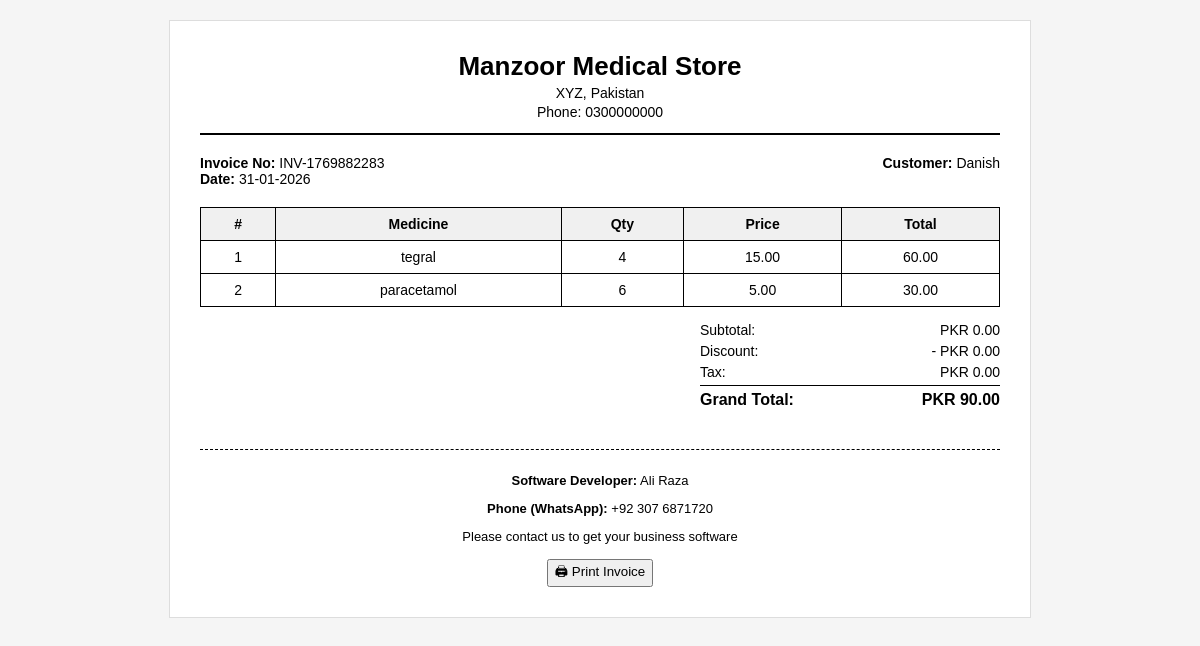
The page /mutual/invoice.php?id=5 on the database its author committed.
### tables this page shows
CREATE TABLE `sales` (
  `id` int(11) NOT NULL AUTO_INCREMENT,
  `invoice_no` varchar(50) NOT NULL,
  `customer_id` int(11) NOT NULL,
  `subtotal` decimal(10,2) DEFAULT 0.00,
  `discount` decimal(10,2) DEFAULT 0.00,
  `tax` decimal(10,2) DEFAULT 0.00,
  `total` decimal(10,2) NOT NULL,
  `sale_date` timestamp NOT NULL DEFAULT current_timestamp(),
  PRIMARY KEY (`id`),
  KEY `fk_sales_customer` (`customer_id`),
  CONSTRAINT `fk_sales_customer` FOREIGN KEY (`customer_id`) REFERENCES `customers` (`id`) ON UPDATE CASCADE
);

CREATE TABLE `customers` (
  `id` int(11) NOT NULL AUTO_INCREMENT,
  `name` varchar(100) NOT NULL,
  `phone` varchar(20) DEFAULT NULL,
  `email` varchar(100) DEFAULT NULL,
  `address` text DEFAULT NULL,
  `created_at` timestamp NOT NULL DEFAULT current_timestamp(),
  PRIMARY KEY (`id`)
);

CREATE TABLE `sale_items` (
  `id` int(11) NOT NULL AUTO_INCREMENT,
  `sale_id` int(11) NOT NULL,
  `medicine_id` int(11) NOT NULL,
  `quantity` int(11) NOT NULL,
  `price` decimal(10,2) NOT NULL,
  PRIMARY KEY (`id`),
  KEY `sale_id` (`sale_id`),
  KEY `medicine_id` (`medicine_id`),
  CONSTRAINT `sale_items_ibfk_1` FOREIGN KEY (`sale_id`) REFERENCES `sales` (`id`) ON DELETE CASCADE,
  CONSTRAINT `sale_items_ibfk_2` FOREIGN KEY (`medicine_id`) REFERENCES `medicines` (`id`) ON DELETE CASCADE
);

CREATE TABLE `medicines` (
  `id` int(11) NOT NULL AUTO_INCREMENT,
  `name` varchar(100) NOT NULL,
  `type` varchar(10) NOT NULL,
  `batch_no` varchar(50) NOT NULL,
  `price` decimal(10,2) NOT NULL,
  `quantity` int(11) NOT NULL DEFAULT 0,
  `location` varchar(10) NOT NULL,
  `expiry_date` date NOT NULL,
  `created_at` timestamp NOT NULL DEFAULT current_timestamp(),
  PRIMARY KEY (`id`)
);

### mutual/invoice.php (the view, shortened to what this page needs)
<?php
include('../config/connection.php');
$sale_id = isset($_GET['id']) ? (int)$_GET['id'] : 0;
$saleStmt = $conn->prepare("
    SELECT
        s.invoice_no,
        s.subtotal,
        s.discount,
        s.tax,
        s.total,
        s.sale_date,
        c.name AS customer_name
    FROM sales s
    LEFT JOIN customers c ON s.customer_id = c.id
    WHERE s.id = ?
");
$saleStmt->bind_param("i", $sale_id);
$saleStmt->execute();
$sale = $saleStmt->get_result()->fetch_assoc();
$itemStmt = $conn->prepare("
    SELECT
        si.quantity,
        si.price,
        m.name AS medicine_name
    FROM sale_items si
    INNER JOIN medicines m ON si.medicine_id = m.id
    WHERE si.sale_id = ?
");
$itemStmt->bind_param("i", $sale_id);
$itemStmt->execute();
$items = $itemStmt->get_result();
?>
<!DOCTYPE html>
<html>
<head>
</head>
<body>
<div class="invoice-box">
    <div class="header">
        <h2>Manzoor Medical Store</h2>
        <p>XYZ, Pakistan</p>
        <p>Phone: 0300000000</p>
    </div>
    <div class="info">
        <div>
            <strong>Invoice No:</strong> <?= htmlspecialchars($sale['invoice_no']) ?><br>
            <strong>Date:</strong> <?= date('d-m-Y', strtotime($sale['sale_date'])) ?>
        </div>
        <div>
            <strong>Customer:</strong>
            <?= htmlspecialchars($sale['customer_name'] ?? 'Walk-in Customer') ?>
        </div>
    </div>
    <table>
        <thead>
            <tr>
                <th>#</th>
                <th>Medicine</th>
                <th>Qty</th>
                <th>Price</th>
                <th>Total</th>
            </tr>
        </thead>
        <tbody>
        <?php $i=1; while($row=$items->fetch_assoc()): ?>
            <tr>
                <td><?= $i++ ?></td>
                <td><?= htmlspecialchars($row['medicine_name']) ?></td>
                <td><?= $row['quantity'] ?></td>
                <td><?= number_format($row['price'],2) ?></td>
                <td><?= number_format($row['price'] * $row['quantity'],2) ?></td>
            </tr>
        <?php endwhile; ?>
        </tbody>
    </table>
    <div class="summary">
        <div>
            <span>Subtotal:</span>
            <span>PKR <?= number_format($sale['subtotal'],2) ?></span>
        </div>
        <div>
            <span>Discount:</span>
            <span>- PKR <?= number_format($sale['discount'],2) ?></span>
        </div>
        <div>
            <span>Tax:</span>
            <span>PKR <?= number_format($sale['tax'],2) ?></span>
        </div>
        <div class="grand">
            <span>Grand Total:</span>
            <span>PKR <?= number_format($sale['total'],2) ?></span>
        </div>
    </div>
    <div class="footer">
        <p><strong>Software Developer:</strong> Ali Raza</p>
        <p><strong>Phone (WhatsApp):</strong> +92 307 6871720</p>
        <p>Please contact us to get your business software</p>
    </div>
    <div class="print-btn">
        <button onclick="window.print()">🖨 Print Invoice</button>
    </div>
</div>
</body>
</html>

### mutual/invoice.php (style rules this page uses)
body { font-family: Arial, Helvetica, sans-serif; background:#f5f5f5; }
.invoice-box { width:800px; margin:20px auto; background:#fff; padding:30px; border:1px solid #ddd; }
.header { text-align:center; border-bottom:2px solid #000; padding-bottom:10px; }
.header h2 { margin:0; font-size:26px; }
.header p { margin:3px 0; font-size:14px; }
.info { margin-top:20px; display:flex; justify-content:space-between; }
.info div { font-size:14px; }
table { width:100%; border-collapse:collapse; margin-top:20px; }
table th, table td { border:1px solid #000; padding:8px; text-align:center; font-size:14px; }
table th { background:#f0f0f0; }
.summary { width:300px; margin-left:auto; margin-top:15px; font-size:14px; }
.summary div { display:flex; justify-content:space-between; margin-bottom:5px; }
.summary .grand { font-weight:bold; font-size:16px; border-top:1px solid #000; padding-top:5px; }
.footer { margin-top:40px; border-top:1px dashed #000; padding-top:10px; font-size:13px; text-align:center; }
.print-btn { text-align:center; margin-top:15px; }

### rows shown on the page
sales: invoice_no "INV-1769882283", sale_date "31-01-2026", customer.name "Danish", subtotal "0.00", discount "0.00", tax "0.00", total "90.00"
sale_items: medicine.name "tegral", quantity "4", price "15.00", $row['price'] * $row['quantity'] "60.00"
sale_items: medicine.name "paracetamol", quantity "6", price "5.00", $row['price'] * $row['quantity'] "30.00"
